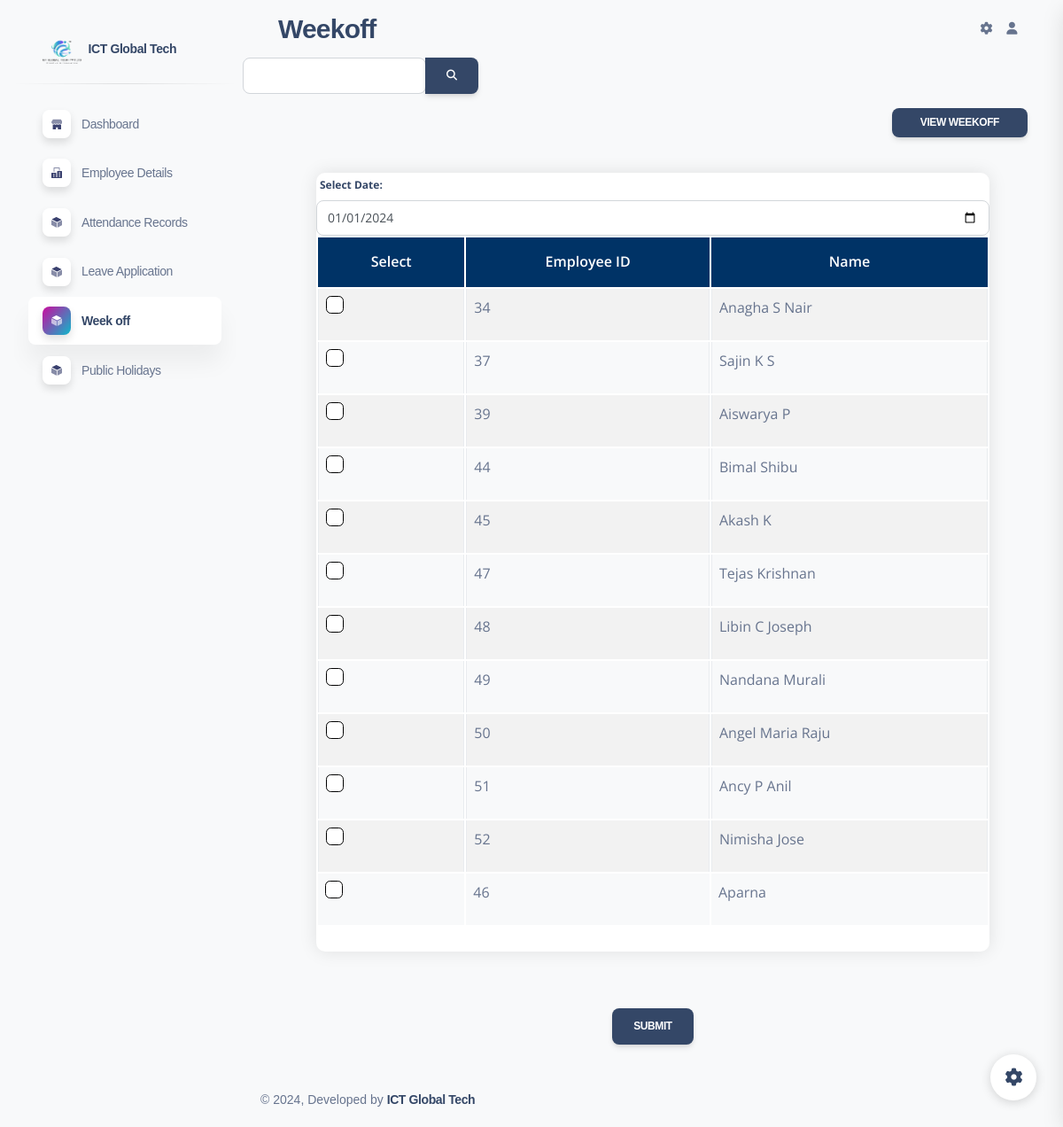
Page /weekoff/ on the committed database.
### attendance_app/models.py (models this page shows)
class regmodel(models.Model):
    name=models.CharField(max_length=30)
    employeeid=models.CharField(max_length=30)
    designation=models.CharField(max_length=30)
    email=models.EmailField()
    bloodgroup=models.CharField(max_length=10)
    phonenumber=models.IntegerField()
    dateofbirth=models.CharField(max_length=30)
    joiningdate=models.CharField(max_length=30)
    image=models.FileField(upload_to='attendance_app/static')
    accountnumber=models.IntegerField()
    bankname=models.CharField(max_length=100)
    branch=models.CharField(max_length=30)
    ifsccode=models.IntegerField()
    salary=models.IntegerField()
    password=models.CharField(max_length=10)
    status = models.CharField(max_length=20, default='Active')
    logintime = models.CharField(max_length=20)
    address = models.CharField(max_length=1000)

### attendance_app/views.py (the view)
# urls.py: path('weekoff/',views.weekoff),
def weekoff(request):
    if request.method == 'POST':
        date = request.POST.get('date')  # Get the selected date
        selected_employee_ids = request.POST.getlist('employee_checkbox')
        for employee_id in selected_employee_ids:
            form_data = {
                'name': request.POST.get(f'name_{employee_id}'),
                'employeeid': request.POST.get(f'employeeid_{employee_id}'),
                'date': date,  # Use the selected date
                'status': 'Weekoff',
            }
            form = ExtraForm(form_data)
            if form.is_valid():
                form.save()
        return redirect(weekoff)  # Replace 'admindashboard' with the actual URL name or path
    else:
        form = ExtraForm()
        a = regmodel.objects.filter(status='Active')
        return render(request, 'weekoff.html', {'a': a, 'form': form})

### attendance_app/forms.py
class ExtraForm(forms.ModelForm):
    class Meta:
        model=ExtraModel
        fields=['name','employeeid','date','status']

### attendance_app/templates/weekoff.html (shortened to what this page needs)
<!DOCTYPE html>
<html lang="en">
<head>
  <link href=" /static/assets/css/nucleo-icons.css" rel="stylesheet" />
  <link href=" /static/assets/css/nucleo-svg.css" rel="stylesheet" />
  <link href=" /static/assets/css/nucleo-svg.css" rel="stylesheet" />
  <link id="pagestyle" href=" /static/assets/css/soft-ui-dashboard.css?v=1.0.7" rel="stylesheet" />
</head>
<body class="g-sidenav-show  bg-gray-100">
  <aside class="sidenav navbar navbar-vertical navbar-expand-xs border-0 border-radius-xl my-3 fixed-start ms-3 " id="sidenav-main">
    <div class="sidenav-header">
      <a class="navbar-brand m-0" href="  " target="_blank">
        <img src="  /static/ict logo.png " class="navbar-brand-img h-100" alt="main_logo">
        <span class="ms-1 font-weight-bold">ICT Global Tech</span>
      </a>
    </div>
    <hr class="horizontal dark mt-0">
    <div class="collapse navbar-collapse  w-auto " id="sidenav-collapse-main">
      <ul class="navbar-nav">
        <li class="nav-item">
          <a class="nav-link" href="/admindashboard/">
            <div class="icon icon-shape icon-sm shadow border-radius-md bg-white text-center me-2 d-flex align-items-center justify-content-center">
            </div>
            <span class="nav-link-text ms-1">Dashboard</span>
          </a>
        </li>
        <li class="nav-item">
          <a class="nav-link  " href="/employeedetails/">
            <div class="icon icon-shape icon-sm shadow border-radius-md bg-white text-center me-2 d-flex align-items-center justify-content-center">
            </div>
            <span class="nav-link-text ms-1">Employee Details</span>
          </a>
        </li>
        <li class="nav-item">
          <a class="nav-link  " href="/display_attendance/">
            <div class="icon icon-shape icon-sm shadow border-radius-md bg-white text-center me-2 d-flex align-items-center justify-content-center">
            </div>
            <span class="nav-link-text ms-1">Attendance Records</span>
          </a>
        </li>
        <li class="nav-item">
          <a class="nav-link  " href="/leavedisplay/">
            <div class="icon icon-shape icon-sm shadow border-radius-md bg-white text-center me-2 d-flex align-items-center justify-content-center">
            </div>
            <span class="nav-link-text ms-1">Leave Application</span>
          </a>
        </li>
        <li class="nav-item">
          <a class="nav-link active" href="/weekoff/">
            <div class="icon icon-shape icon-sm shadow border-radius-md bg-white text-center me-2 d-flex align-items-center justify-content-center">
            </div>
            <span class="nav-link-text ms-1">Week off</span>
          </a>
        </li>
        <li class="nav-item">
          <a class="nav-link  " href="/publicholidays/">
            <div class="icon icon-shape icon-sm shadow border-radius-md bg-white text-center me-2 d-flex align-items-center justify-content-center">
            </div>
            <span class="nav-link-text ms-1">Public Holidays</span>
          </a>
        </li>
  </aside>
  <main class="main-content position-relative max-height-vh-100 h-100 border-radius-lg ">
    <nav class="navbar navbar-main navbar-expand-lg px-0 mx-4 shadow-none border-radius-xl" id="navbarBlur" navbar-scroll="true">
      <div class="container-fluid py-1 px-3">
        <nav aria-label="breadcrumb">
          <h3 class="font-weight-bolder mb-0">Weekoff</h3>
        </nav>
        <div class="collapse navbar-collapse mt-sm-0 mt-2 me-md-0 me-sm-4" id="navbar">
          <ul class="navbar-nav  justify-content-end">
            <li class="nav-item px-3 d-flex align-items-center">
              <a href="javascript:;" class="nav-link text-body p-0">
                <i class="fa fa-cog fixed-plugin-button-nav cursor-pointer"></i>
              </a>
            </li>
            <li class="nav-item dropdown pe-2 d-flex align-items-center">
              <a href="javascript:;" class="nav-link text-body p-0" id="dropdownMenuButton" data-bs-toggle="dropdown" aria-expanded="false">
                <i class="fa fa-user me-sm-1"></i>
              </a>
            </li>
          </ul>
        </div>
      </div>
    </nav>
    <div class="input-group">
      <div class="form-outline" data-mdb-input-init>
          <input type="search" id="form1" class="form-control" />
      </div>
      <button type="button" id="searchButton" class="btn btn-dark" data-mdb-ripple-init>
          <i class="fas fa-search"></i>
      </button>
  </div>
    <div class="container">
      <div class="row">
        <div class="col-md-6">
        </div>
        <div class="col-md-6">
          <div class="btn-container text-end row">
              <div class="mx-1 col me-3">
                <a href="/weekoffdisplayadmin/">
                  <button class="btn btn-dark btn-sm" data-toggle="modal" data-target="#weekOffModal">
                       View weekoff
                  </button>
                </a>
              </div>
          </div>
        </div>
      </div>
    </div>
</head>
<body>
  <div class="container-fluid py-4" style="max-width: 800px;">
    <div class="row">
        <div class="col-12">
            <div class="card mb-4">
                <div class="card-body px-0 pt-0 pb-2">
                    <form class="form-header" method="POST" id="main-form">
                        <div class="row">
                            <div class="table-responsive table-responsive-data2 col-12">
                                <div class="date-input">
                                    <label for="date">Select Date:</label>
                                    <input type="date" id="date" name="date" min="2018-03" value="2024-01-01" class="form-control" />
                                </div>
                                <table class="table table-bordered table-striped table-hover" id="employeeTable">
                                    <thead class="thead-dark">
                                        <tr>
                                            <th>Select</th>
                                            <th>Employee ID</th>
                                            <th>Name</th>
                                        </tr>
                                    </thead>
                                    <tbody id="employeeTableBody">
                                        {% for i in a %}
                                        <tr>
                                            <td><input type="checkbox" name="employee_checkbox" value="{{ i.id }}" class="form-check-input"></td>
                                            <td>
                                                <p>{{ i.employeeid }}</p>
                                            </td>
                                            <td>
                                                <p>{{ i.name }}</p>
                                            </td>
                                        </tr>
                                        {% endfor %}
                                    </tbody>
                                </table>
                            </div>
                        </div>
                    </form>
                </div>
            </div>
        </div>
    </div>
</div>
<div class="button-container mt-3 text-center">
    <button type="button" onclick="submitForm()" class="btn btn-dark">Submit</button>
</div>
      <footer class="footer pt-3  ">
        <div class="container-fluid">
          <div class="row align-items-center justify-content-lg-between">
            <div class="col-lg-6 mb-lg-0 mb-4">
              <div class="copyright text-center text-sm text-muted text-lg-start">
                © ,
                Developed by
                <a href="https://ictglobaltech.com" class="font-weight-bold" target="_blank">ICT Global Tech</a>
              </div>
            </div>
          </div>
        </div>
      </footer>
  </main>
  <div class="fixed-plugin">
    <a class="fixed-plugin-button text-dark position-fixed px-3 py-2">
      <i class="fa fa-cog py-2"> </i>
    </a>
  </div>
</body>
</html>

### attendance_app/static/assets/css/nucleo-svg.css (style rules this page uses)
.icon { display: inline-block; color: #111111; height: 1em; width: 1em; }
.icon-sm { height: 0.8em; width: 0.8em; }
.icon { fill: currentColor; stroke: none; }

### attendance_app/templates/weekoff.html (style rules this page uses)
body { font-family: 'Arial', sans-serif; background-color: #f8f9fa; margin: 0; padding: 0; box-sizing: border-box; }
.container-fluid { padding: 20px; }
.card { border: none; border-radius: 10px; box-shadow: 0 0 20px rgba(0, 0, 0, 0.1); }
.table-responsive-data2 { overflow-x: auto; }
.table { width: 100%; margin-bottom: 0; background-color: #fff; border-radius: 10px; }
.table thead th { background-color: #003366; color: #fff; border: none; padding: 15px; text-align: center; }
.table tbody tr:nth-child(even) { background-color: #f8f9fa; }
.form-header { margin-bottom: 20px; }
.button-container { margin-top: 20px; text-align: right; }
.form-check-input { border: 1px solid #000; padding: 5px; margin: 0; }

### rows in the picture
regmodel: employeeid "34", name "Anagha S Nair"
regmodel: employeeid "37", name "Sajin K S"
regmodel: employeeid "39", name "Aiswarya P"
regmodel: employeeid "44", name "Bimal Shibu"
regmodel: employeeid "45", name "Akash K"
regmodel: employeeid "47", name "Tejas Krishnan"
regmodel: employeeid "48", name "Libin C Joseph"
regmodel: employeeid "49", name "Nandana Murali"
regmodel: employeeid "50", name "Angel Maria Raju"
regmodel: employeeid "51", name "Ancy P Anil"
regmodel: employeeid "52", name "Nimisha Jose"
regmodel: employeeid "46", name "Aparna"
